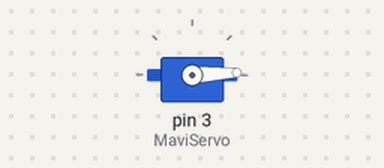
The sketch below on a simulated Arduino Uno, built with avr-gcc and run on an emulated ATmega328P. Parts: servo.

Above: at 0.05 s.
At 1.3 s:
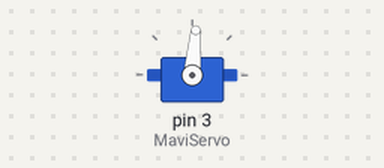
At 2.6 s:
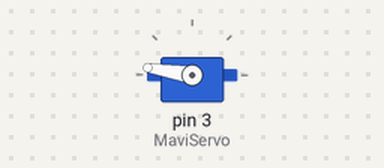
At 5.2 s:
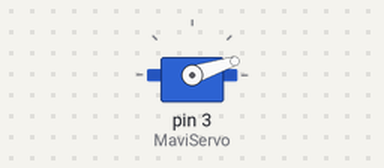
Timing chart, 0 to 7.1 s (numbered marks = the images above):
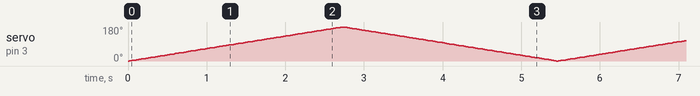

The sketch:

01.ServoMotor.ino
```cpp
#include <Servo.h>

Servo MaviServo;

void setup() {
  MaviServo.attach(3);

}

void loop() {
  for(int pos=0 ; pos<=180 ; pos+=1){
    MaviServo.write(pos);
    delay(15);
  }
  for(int pos=180 ; pos >=0 ; pos-=1){
    MaviServo.write(pos);
    delay(15);
  }

}
```
